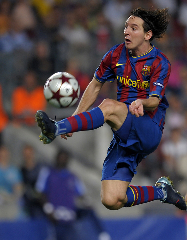
#> input picture img/messi5.png, 187 x 240 px
$ python GeometricTransformation.py
#> lines starting #> are read from the running program, lines starting #| are printed output that depends on the picture
# [69 lines of commented-out code are left out]
import numpy as np
from matplotlib import pylab as plt
import cv2 as cv
img = cv.imread('../../img/messi5.png')
#> img is the input picture: shape (240, 187, 3); mean B, G, R 80, 68.8, 76.6
rows, cols, ch = img.shape
#> rows = 240; cols = 187; ch = 3

pts1 = np.float32([[56, 65], [368, 52], [28, 387], [389, 390]])
pts2 = np.float32([[0, 0], [300, 0], [0, 300], [300, 300]])

M = cv.getPerspectiveTransform(pts1, pts2)
dst = cv.warpPerspective(img, M, (300, 300))
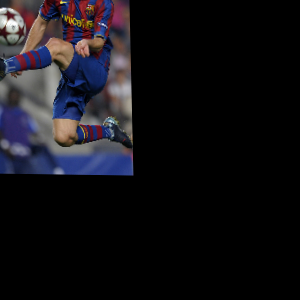
#> dst: shape (300, 300, 3); mean B, G, R 22.7, 18.3, 19.9

plt.subplot(121), plt.imshow(img), plt.title('Input')
plt.subplot(122), plt.imshow(dst), plt.title('Output')
plt.show()
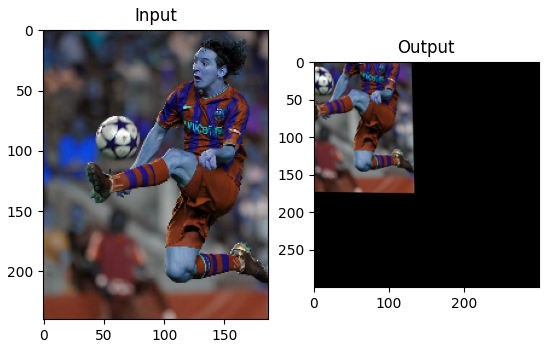
#> figure drawn by matplotlib, 2 panels; B, G, R data is drawn as R, G, B

$ run again, with img/digits.png copied over img/messi5.png
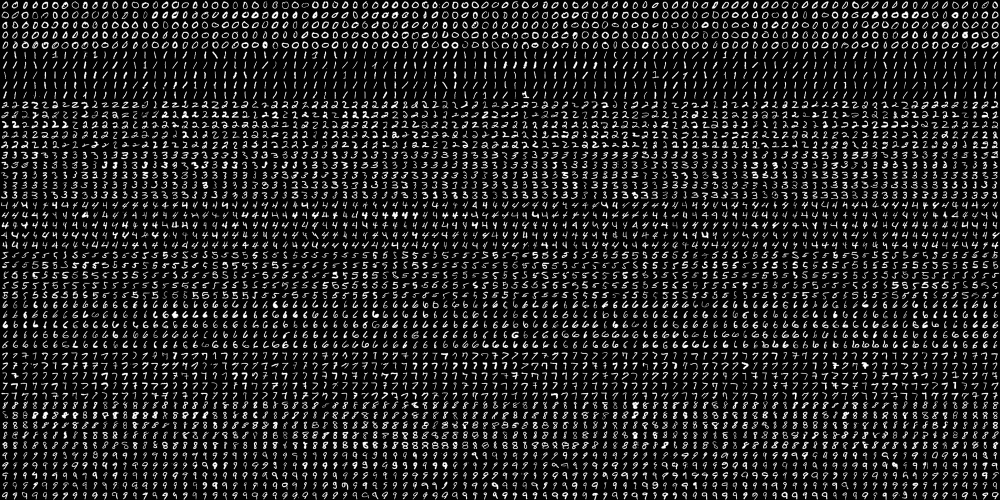
#> input picture img/digits.png, 2000 x 1000 px (shown at 1/2 size)
#> img is the input picture: shape (1000, 2000, 3); min 0, max 255, mean 33.8
#> `dst = cv.warpPerspective(img, M, (300, 300))`:
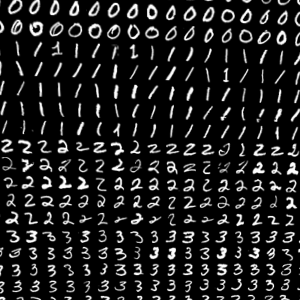
#> dst: shape (300, 300, 3); min 0, max 255, mean 32.8
#> `plt.show()`:
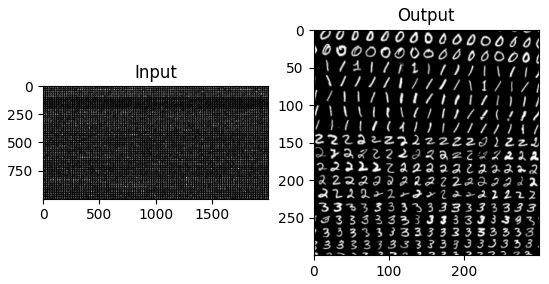
#> figure drawn by matplotlib, 2 panels

$ run again, with img/gradient.png copied over img/messi5.png
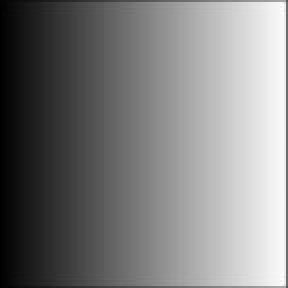
#> input picture img/gradient.png, 144 x 144 px (shown 2 times larger)
#> img is the input picture: shape (144, 144, 3); mean B, G, R 125.8, 125.8, 125.7
#> `dst = cv.warpPerspective(img, M, (300, 300))`:
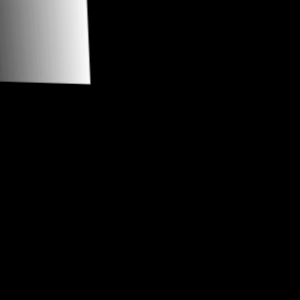
#> dst: shape (300, 300, 3); mean B, G, R 14.2, 14.2, 14.2
#> `plt.show()`:
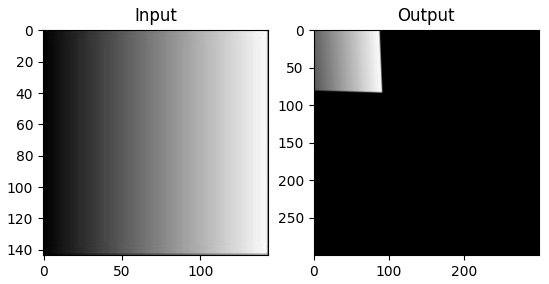
#> figure drawn by matplotlib, 2 panels; B, G, R data is drawn as R, G, B
